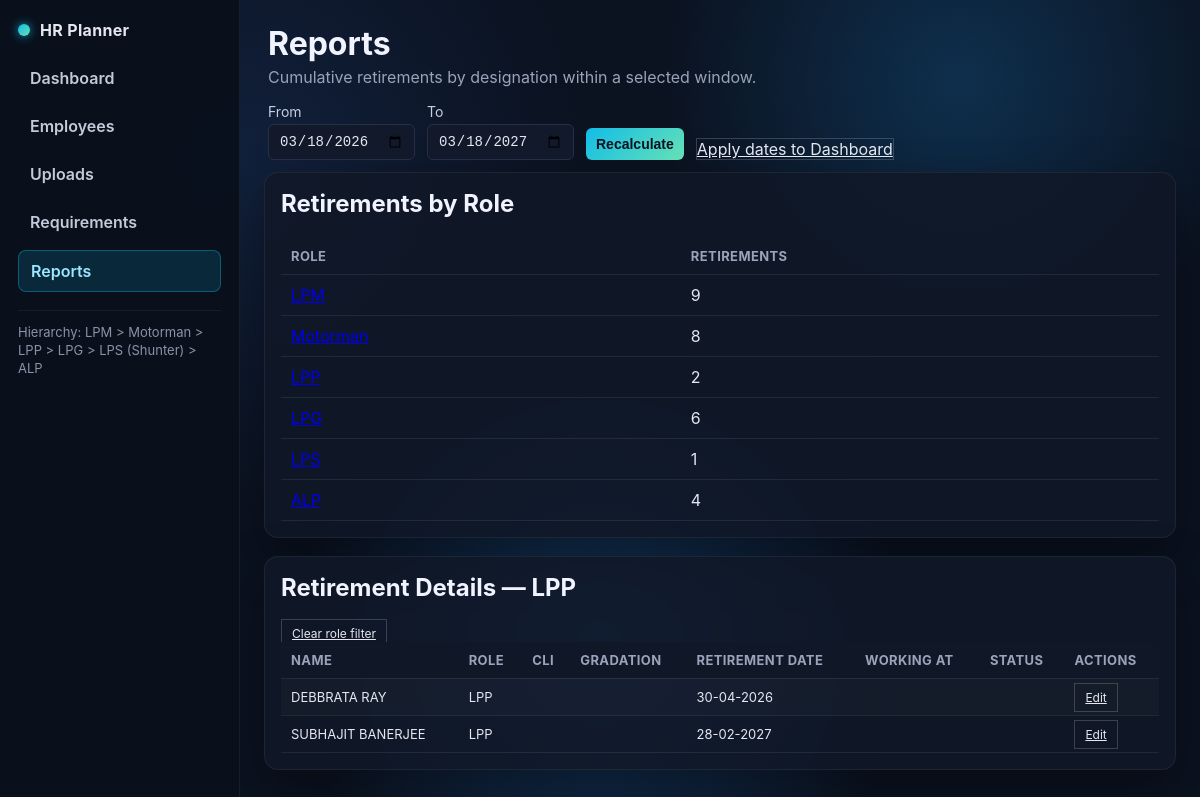
Page /reports?start_date=2026-03-18&end_date=2027-03-18&role=LPP on the committed database.
### src/models.py (models this page shows)
class Employee(SQLModel, table=True):
    id: int | None = Field(default=None, primary_key=True)
    name: str
    role: str
    hire_date: date
    retirement_date: date
    promotion_role: str | None = None
    promotion_ready_date: date | None = None
    seniority_rank: int | None = None
    category: str | None = None
    pf_no: str | None = None
    hrms: str | None = None
    dob: date | None = None
    doa: date | None = None
    do_report: date | None = None
    status: str | None = None
    working_at: str | None = None
    gradation: str | None = None
    cli: str | None = None
    pme_due: date | None = None
    technical_due: date | None = None
    transportation_due: date | None = None

### src/app.py (the view)
@app.get("/reports")
def reports_page(
    request: Request,
    start_date: Optional[str] = None,
    end_date: Optional[str] = None,
    role: Optional[str] = None,
    session: Session = Depends(get_session),
):
    start = date.fromisoformat(start_date) if start_date else date.today()
    end = date.fromisoformat(end_date) if end_date else (start + timedelta(days=365))
    horizon_months = max(1, int(((end - start).days + 29) // 30))
    employees = session.exec(select(Employee)).all()
    retirements: dict[str, int] = {}
    retiring_list = []
    for e in employees:
        if start <= e.retirement_date <= end:
            retirements[e.role] = retirements.get(e.role, 0) + 1
            retiring_list.append(e)
    retirements = {k: retirements.get(k, 0) for k in ROLE_ORDER if k in retirements} | {
        k: v for k, v in retirements.items() if k not in ROLE_ORDER
    }
    if role:
        retiring_list = [e for e in retiring_list if e.role == role]
    retiring_list = sorted(retiring_list, key=lambda e: (e.retirement_date, role_sort_key(e.role), e.name))
    return templates.TemplateResponse(
        "reports.html",
        {
            "request": request,
            "active_page": "reports",
            "start_date": start,
            "end_date": end,
            "retirements": retirements,
            "role_filter": role or "",
            "retiring_list": retiring_list,
            "dashboard_link": f"/?as_of={start.isoformat()}&horizon_months={horizon_months}",
        },
    )

### templates/reports.html (shortened to what this page needs)
<!DOCTYPE html>
<html lang="en">
<head>
  <link rel="stylesheet" href="/static/style.css" />
</head>
<body>
  <div class="layout">
    <aside class="sidebar">
      <div class="brand">
        <div class="dot"></div>
        <span>HR Planner</span>
      </div>
      <nav class="side-links">
        <a class="{{ 'active' if active_page == 'dashboard' else '' }}" href="/">Dashboard</a>
        <a class="{{ 'active' if active_page == 'employees' else '' }}" href="/employees">Employees</a>
        <a class="{{ 'active' if active_page == 'uploads' else '' }}" href="/uploads">Uploads</a>
        <a class="{{ 'active' if active_page == 'requirements' else '' }}" href="/requirements">Requirements</a>
        <a class="{{ 'active' if active_page == 'reports' else '' }}" href="/reports">Reports</a>
      </nav>
      <div class="hierarchy">Hierarchy: LPM &gt; Motorman &gt; LPP &gt; LPG &gt; LPS (Shunter) &gt; ALP</div>
    </aside>
    <main class="content">
      <header>
        <div>
          <h1>Reports</h1>
          <p>Cumulative retirements by designation within a selected window.</p>
        </div>
        <form class="inline" method="get" action="/reports">
          <label>From <input type="date" name="start_date" value="{{ start_date.isoformat() }}" /></label>
          <label>To <input type="date" name="end_date" value="{{ end_date.isoformat() }}" /></label>
          <button type="submit">Recalculate</button>
          <a class="ghost" href="{{ dashboard_link }}">Apply dates to Dashboard</a>
        </form>
      </header>
      <section class="card">
        <h2>Retirements by Role</h2>
        <table>
          <thead>
            <tr><th>Role</th><th>Retirements</th></tr>
          </thead>
          <tbody>
            {% for role, count in retirements.items() %}
            <tr>
              <td><a href="/reports?start_date={{ start_date.isoformat() }}&end_date={{ end_date.isoformat() }}&role={{ role }}">{{ role }}</a></td>
              <td>{{ count }}</td>
            </tr>
            {% endfor %}
          </tbody>
        </table>
      </section>
      <section class="card">
        <h2>Retirement Details{% if role_filter %} — {{ role_filter }}{% endif %}</h2>
        {% if role_filter %}
          <p><a class="ghost small" href="/reports?start_date={{ start_date.isoformat() }}&end_date={{ end_date.isoformat() }}">Clear role filter</a></p>
        {% endif %}
        <div class="table-wrap">
          <table class="employee-table">
            <thead>
              <tr>
                <th>Name</th>
                <th>Role</th>
                <th>CLI</th>
                <th>Gradation</th>
                <th>Retirement Date</th>
                <th>Working At</th>
                <th>Status</th>
                <th>Actions</th>
              </tr>
            </thead>
            <tbody>
              {% for e in retiring_list %}
              <tr>
                <td>{{ e.name }}</td>
                <td>{{ e.role }}</td>
                <td>{{ e.cli or '' }}</td>
                <td>{{ e.gradation or '' }}</td>
                <td>{{ e.retirement_date | dmy }}</td>
                <td>{{ e.working_at or '' }}</td>
                <td>{{ e.status or '' }}</td>
                <td><a class="ghost small" href="/employees/{{ e.id }}">Edit</a></td>
              </tr>
              {% endfor %}
            </tbody>
          </table>
        </div>
      </section>
    </main>
  </div>
</body>
</html>

### static/style.css (style rules this page uses)
:root { font-family: "Inter", "Segoe UI", system-ui, sans-serif; background: #0b1220; color: #e5e7f0; }
* { box-sizing: border-box; }
body { margin: 0; padding: 0; background: radial-gradient(circle at 20% 20%, #11203b 0, rgba(17,32,59,0) 30%), radial-gradient(circle at 80% 10%, #0e2f4d 0, rgba(14,47,77,0) 25%), radial-gradient(circle at 50% 80%, #133860 0, rgba(19,56,96,0) 35%), #0b1220; }
.layout { display: flex; min-height: 100vh; }
.sidebar { flex: 0 0 240px; width: 240px; background: rgba(10,16,28,0.95); border-right: 1px solid rgba(255,255,255,0.06); padding: 20px 18px; display: flex; flex-direction: column; gap: 18px; position: sticky; top: 0; height: 100vh; }
.brand { display: flex; align-items: center; gap: 10px; font-weight: 700; letter-spacing: 0.02em; color: #e5e7f0; }
.brand .dot { width: 12px; height: 12px; border-radius: 50%; background: linear-gradient(135deg, #12bde7, #66e1b6); box-shadow: 0 0 10px rgba(18,189,231,0.8); }
.side-links { display: flex; flex-direction: column; gap: 8px; }
.side-links a { color: #c5cada; text-decoration: none; padding: 10px 12px; border-radius: 8px; font-weight: 600; }
.side-links a.active { background: rgba(18,189,231,0.15); color: #9be7ff; border: 1px solid rgba(18,189,231,0.35); }
.hierarchy { color: #8b92a8; font-size: 13px; line-height: 1.4; border-top: 1px solid rgba(255,255,255,0.06); padding-top: 12px; }
.content { flex: 1; padding: 18px 24px 32px; }
header { display: flex; justify-content: space-between; align-items: center; gap: 16px; flex-wrap: wrap; padding: 6px 4px 12px; }
h1 { margin: 0 0 4px 0; color: #f1f4ff; }
p { margin: 0; color: #9aa3b9; }
form.inline { display: flex; gap: 12px; align-items: flex-end; flex-wrap: wrap; }
label { font-size: 14px; display: flex; flex-direction: column; gap: 4px; color: #c9cee0; }
input, select, button { padding: 8px 10px; border: 1px solid #243047; background: #11192b; color: #e5e7f0; border-radius: 6px; font-size: 14px; }
button { background: linear-gradient(135deg, #12bde7, #66e1b6); color: #0b1220; border: none; cursor: pointer; font-weight: 600; }
.ghost { background: transparent; border: 1px solid rgba(255,255,255,0.18); color: #e5e7f0; }
.card { background: rgba(17, 24, 39, 0.85); border: 1px solid rgba(255,255,255,0.06); border-radius: 14px; padding: 16px; box-shadow: 0 20px 50px rgba(0,0,0,0.35); }
.card + .card { margin-top: 18px; }
h2 { margin-top: 0; color: #f1f4ff; }
.table-wrap { overflow-x: auto; }
table { width: 100%; border-collapse: collapse; color: #e5e7f0; }
th, td { padding: 10px 10px; border-bottom: 1px solid rgba(255,255,255,0.08); text-align: left; }
th { font-size: 13px; text-transform: uppercase; letter-spacing: 0.03em; color: #9aa3b9; }
.employee-table tbody tr:nth-child(odd) td { background: rgba(255,255,255,0.02); }
.employee-table td { font-size: 13px; white-space: nowrap; }
.employee-table th { position: sticky; top: 0; background: rgba(17,24,39,0.95); }
.ghost.small, .danger.small { padding: 6px 10px; font-size: 12px; }
.sidebar { transition: width 0.25s ease, padding 0.25s ease, opacity 0.25s ease, flex-basis 0.25s ease; }

### rows in the picture
Employee: name "DEBBRATA RAY", role "LPP", retirement_date|dmy "30-04-2026"
Employee: name "SUBHAJIT BANERJEE", role "LPP", retirement_date|dmy "28-02-2027"

### other values in the picture
{{ count }} "9" "8" "2" "6" "1" "4"
{{ role_filter }} "LPP"
